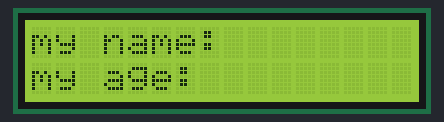
This sketch was run on a simulated Arduino Uno, built with avr-gcc and run on an emulated ATmega328P. Shown: 16×2 character LCD. What the sketch prints to the serial monitor is not drawn.

Above: at 0.1 s.
At 1.2 s:
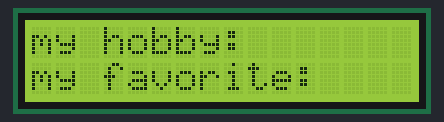

Measured:
- what the display in image 1 shows lasts 1.0 s, from 1.1 s to 2.1 s

The sketch:

Lcd_print.ino
```cpp
#include <Wire.h>               //I2C 통신 라이브러리
#include <LiquidCrystal_I2C.h>  //I2C 통신 가능 LCD 라이브러리

byte I2CAddress = 0000;                    //임시 LCD I2C 주소
LiquidCrystal_I2C lcd(I2CAddress, 16, 2);  //임시 LCD 객체 생성


void setup() {
  Wire.begin();
  Serial.begin(9600);
  while (!Serial) {};
  Serial.print("\n---I2C Scanner---\n");

  I2CDeviceScaner();  //I2C주소 찾기
  lcd.init();         //lcd 시작
  lcd.clear();        //lcd 화면 초기화
  lcd.backlight();    //lcd 밝게 하기(백라이트) 키기

  Serial.print("---setup done---\n");  //셋업 종료
}


void loop() {
  lcd.clear();             //이전에 쓰인글자 모두 지우기
  lcd.setCursor(0, 0);     //커서를 setCusor(행, 열)로 이동 시키기
  lcd.print("my name: ");  //커서 위치에 글자 쓰기

  lcd.setCursor(0, 1);    //커서를 setCusor(행, 열)로 이동 시키기
  lcd.print("my age: ");  //커서 위치에 글자 쓰기

  delay(1000);  //잠시 멈추기 1초간


  lcd.clear();             //이전에 쓰인글자 모두 지우기
  lcd.setCursor(0, 0);     //커서를 setCusor(행, 열)로 이동 시키기
  lcd.print("my hobby: ");  //커서 위치에 글자 쓰기

  lcd.setCursor(0, 1);    //커서를 setCusor(행, 열)로 이동 시키기
  lcd.print("my favorite: ");  //커서 위치에 글자 쓰기

  delay(1000);  //잠시 멈추기
}


void I2CDeviceScaner() {
  while (true) {
    Serial.print("Scanning...\n");
    byte error;
    int DevicesCount = 0;
    for (byte address = 1; address < 127; address++) {
      Wire.beginTransmission(address);  //wire 통신 시작
      error = Wire.endTransmission();

      //wire 통신 종료 및 에러코드0(성공)
      if (error == 0) {
        Serial.print("I2C address:  0x");
        if (address < 16) {
          Serial.print("0");
        }
        Serial.print(address, HEX);
        Serial.print("\n");
        DevicesCount++;

        I2CAddress = address;
        lcd = LiquidCrystal_I2C(I2CAddress, 16, 2);  //클래스 객체 재정의
        return;
      } else if (error == 4) {
        Serial.print("Unknow error: 0x");
        if (address < 16) {
          Serial.print("0");
        }
        Serial.println(address, HEX);
      }
    }
    if (DevicesCount == 0) {
      Serial.print("No I2C devices found\n");
    }
  }
}
```
